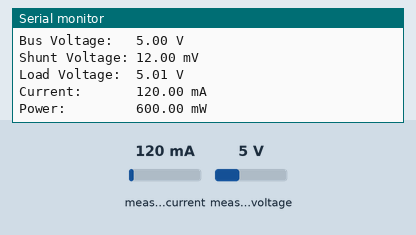
Simulated run of this sketch. Board: Arduino Leonardo, built with avr-gcc and run on an emulated ATmega32U4. Shown: the last lines printed to the serial monitor. The inputs (shaded band) are chosen by the test bench; at power-on: measured current 120 mA, measured voltage 5 V.

Above: at 1.2 s.
1.3 s: measured current set to 40 mA
At 2.6 s:
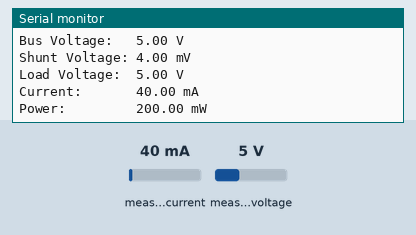
3.4 s: measured voltage set to 0.3 V
At 4.6 s:
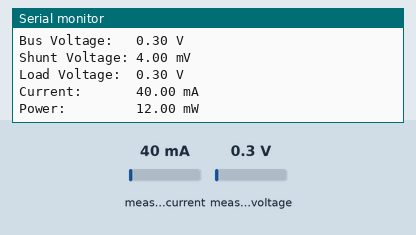
5.5 s: measured current set to 500 mA
At 6.6 s:
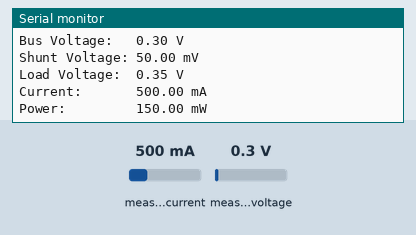
Timing chart, 0 to 8.5 s (numbered marks = the images above; inputs shaded):
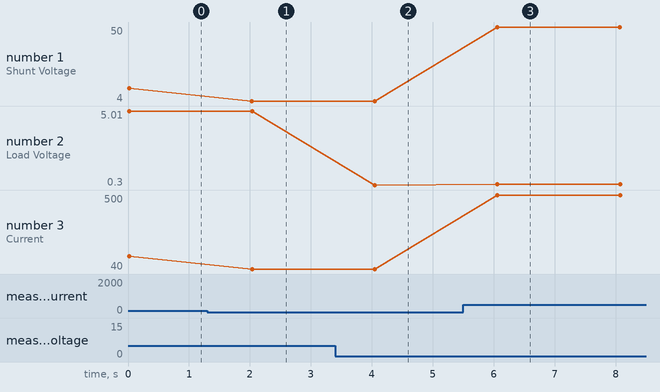

The sketch:

INA219_test.ino
```cpp
/*
* This example code for current and voltage from INA219 module
* is used with ESP32 LPkit board.
* ESP32-LPkit reads current and voltage from INA219 sensor
* and shows on OLED display
*
* SDA - GPIO21
* SCL - GPIO22
*
* Made by (c) laskakit.cz 2023
*
* Libraries
* https://github.com/adafruit/Adafruit_INA219 Example is used
*/

#include <Wire.h>
#include <Adafruit_INA219.h>

Adafruit_INA219 ina219;


void setup(void)
{
  Serial.begin(115200);
  while (!Serial) {
      // will pause Zero, Leonardo, etc until serial console opens
      delay(1);
  }

  Serial.println("Hello!");

  // Initialize the INA219.
  // By default the initialization will use the largest range (32V, 2A).  However
  // you can call a setCalibration function to change this range (see comments).
  if (! ina219.begin()) {
    Serial.println("Failed to find INA219 chip");
    while (1) { delay(10); }
  }
  // To use a slightly lower 32V, 1A range (higher precision on amps):
  //ina219.setCalibration_32V_1A();
  // Or to use a lower 16V, 400mA range (higher precision on volts and amps):
  //ina219.setCalibration_16V_400mA();

  Serial.println("Measuring voltage and current with INA219 ...");
}

void loop(void)
{
  float shuntvoltage = 0;
  float busvoltage = 0;
  float current_mA = 0;
  float loadvoltage = 0;
  float power_mW = 0;

  shuntvoltage = ina219.getShuntVoltage_mV();
  busvoltage = ina219.getBusVoltage_V();
  current_mA = ina219.getCurrent_mA();
  power_mW = ina219.getPower_mW();
  loadvoltage = busvoltage + (shuntvoltage / 1000);

  Serial.print("Bus Voltage:   "); Serial.print(busvoltage); Serial.println(" V");
  Serial.print("Shunt Voltage: "); Serial.print(shuntvoltage); Serial.println(" mV");
  Serial.print("Load Voltage:  "); Serial.print(loadvoltage); Serial.println(" V");
  Serial.print("Current:       "); Serial.print(current_mA); Serial.println(" mA");
  Serial.print("Power:         "); Serial.print(power_mW); Serial.println(" mW");
  Serial.println("");

  delay(2000);
}
```

Measured:
- after the input at 1.3 s, the serial monitor: prints a new line after 0.73 s (image 1)
- after the input at 3.4 s, the serial monitor: prints a new line after 0.65 s (image 2)
- after the input at 5.5 s, the serial monitor: prints a new line after 0.56 s (image 3)
- plotted number 1: 12 → 4 after the input at 1.3 s, 4 → 50 after the input at 5.5 s
- plotted number 2: 5 → 0.3 after the input at 3.4 s, 0.3 → 0.35 after the input at 5.5 s
- plotted number 3: 120 → 40 after the input at 1.3 s, 40 → 500 after the input at 5.5 s
